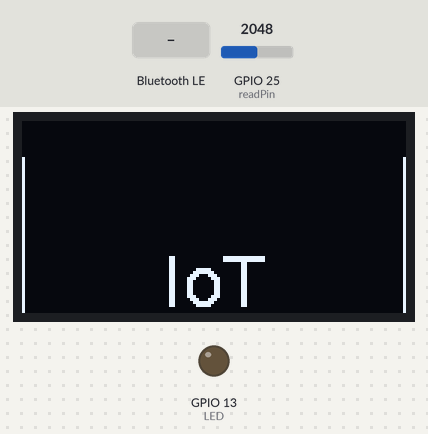
Bench run of a sketch on a simulated ESP32. Parts: 128×64 one-colour display, output pins drawn as LEDs (lit = HIGH). The test bench sets the inputs (shaded band); at power-on: GPIO 25 (readPin) = 2048. WiFi joins after 1.5 s; servers stay silent unless stated; nothing arrives over Bluetooth unless stated; a phone connects over Bluetooth LE 3 s after start; what the sketch prints to the serial monitor is not drawn.

Above: at 7.7 s.
At 9.2 s:
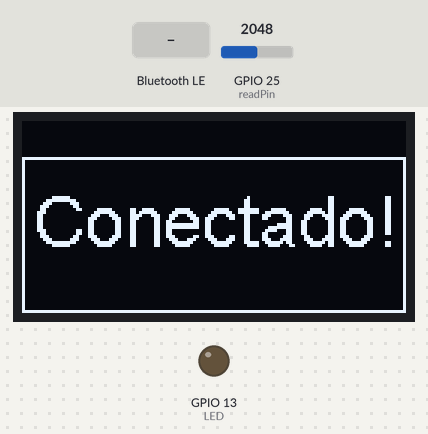
9.3 s: Bluetooth LE write "1" received
At 10.6 s:
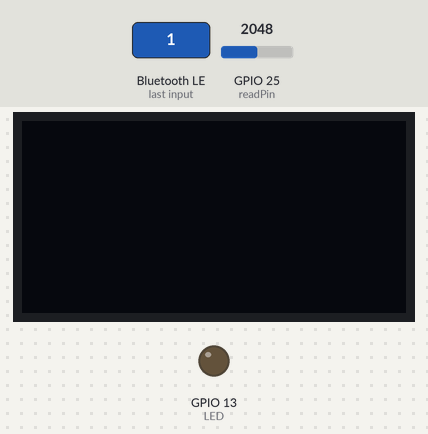
Timing chart, 0 to 12.3 s (numbered marks = the images above; inputs shaded):
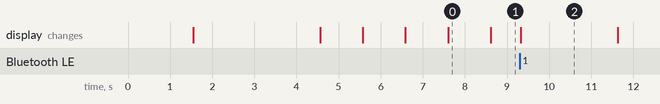

The sketch:

ESP32_BLE_UART_OLED3.ino
```cpp
/*
    Video: https://www.youtube.com/watch?v=oCMOYS71NIU
    Based on Neil Kolban example for IDF: https://github.com/nkolban/esp32-snippets/blob/master/cpp_utils/tests/BLE%20Tests/SampleNotify.cpp
    Ported to Arduino ESP32 by Evandro Copercini

   Create a BLE server that, once we receive a connection, will send periodic notifications.
   The service advertises itself as: 6E400001-B5A3-F393-E0A9-E50E24DCCA9E
   Has a characteristic of: 6E400002-B5A3-F393-E0A9-E50E24DCCA9E - used for receiving data with "WRITE"
   Has a characteristic of: 6E400003-B5A3-F393-E0A9-E50E24DCCA9E - used to send data with  "NOTIFY"

   The design of creating the BLE server is:
   1. Create a BLE Server
   2. Create a BLE Service
   3. Create a BLE Characteristic on the Service
   4. Create a BLE Descriptor on the characteristic
   5. Start the service.
   6. Start advertising.

   In this example rxValue is the data received (only accessible inside that function).
   And txValue is the data to be sent, in this example just a byte incremented every second.
*/
#include <BLEDevice.h>
#include <BLEServer.h>
#include <BLEUtils.h>
#include <BLE2902.h>

#include <WiFi.h>

#include "SSD1306.h"
SSD1306  display(0x3c, 5, 4);

BLECharacteristic *pCharacteristic;
bool deviceConnected = false;
float txValue = 0;
const int readPin = 25; // Use GPIO number. See ESP32 board pinouts
const int LED = 13; // Could be different depending on the dev board. I used the DOIT ESP32 dev board.

const char* ssid = "L&F";
const char* password =  "41992549713";

// See the following for generating UUIDs:
// https://www.uuidgenerator.net/

#define SERVICE_UUID           "6E400001-B5A3-F393-E0A9-E50E24DCCA9E" // UART service UUID
#define CHARACTERISTIC_UUID_RX "6E400002-B5A3-F393-E0A9-E50E24DCCA9E"
#define CHARACTERISTIC_UUID_TX "6E400003-B5A3-F393-E0A9-E50E24DCCA9E"


class MyServerCallbacks: public BLEServerCallbacks {
    void onConnect(BLEServer* pServer) {
      deviceConnected = true;
    };

    void onDisconnect(BLEServer* pServer) {
      deviceConnected = false;
    }
};

class MyCallbacks: public BLECharacteristicCallbacks {
    void onWrite(BLECharacteristic *pCharacteristic) {
      std::string rxValue = pCharacteristic->getValue();
  display.init();
      if (rxValue.length() > 0) {
        Serial.println("*********");
        Serial.print("Received Value: ");

        for (int i = 0; i < rxValue.length(); i++) {
          Serial.print(rxValue[i]);
        }

        Serial.println();
        Serial.println("*********");
      }

      // Do stuff based on the command received from the app
      // For some reason using rxValue.compare("A") == 0 doesn't work. Maybe
      // there are hidden characters I'm not seeing?
      if (rxValue.find("A") != -1) {
        Serial.println("Turning ON!");
        digitalWrite(LED, HIGH);
        display.flipScreenVertically();
  display.drawString(64, 20, "LIGADO");

  display.display();

      }
      else if (rxValue.find("B") != -1) {
        Serial.println("Turning OFF!");
        digitalWrite(LED, LOW);
        display.flipScreenVertically();
  display.drawString(64, 20, "DESLIGADO");

  display.display();
      }
    }
};

void setup() {
  Serial.begin(115200);
  display.init();
  display.flipScreenVertically();
  display.setFont(ArialMT_Plain_24);
  display.setColor(WHITE);
  display.setTextAlignment(TEXT_ALIGN_CENTER);
    display.display();

  WiFi.begin(ssid, password);

  while (WiFi.status() != WL_CONNECTED) {
    delay(500);
    Serial.println("Connecting to WiFi..");
  }
  pinMode(LED, OUTPUT);

  // Create the BLE Device
  BLEDevice::init("ESP32 UART Test"); // Give it a name

  // Create the BLE Server
  BLEServer *pServer = BLEDevice::createServer();
  pServer->setCallbacks(new MyServerCallbacks());

  // Create the BLE Service
  BLEService *pService = pServer->createService(SERVICE_UUID);

  // Create a BLE Characteristic
  pCharacteristic = pService->createCharacteristic(
                      CHARACTERISTIC_UUID_TX,
                      BLECharacteristic::PROPERTY_NOTIFY
                    );

  pCharacteristic->addDescriptor(new BLE2902());

  BLECharacteristic *pCharacteristic = pService->createCharacteristic(
                                         CHARACTERISTIC_UUID_RX,
                                         BLECharacteristic::PROPERTY_WRITE
                                       );

  pCharacteristic->setCallbacks(new MyCallbacks());

  // Start the service
  pService->start();

  // Start advertising
  pServer->getAdvertising()->start();
  Serial.println("Waiting a client connection to notify...");


    display.drawLine(   0, 12, 127, 12); //linha superior
  display.drawLine(   0, 63, 127, 63); //linha inferior


  display.display();
  display.clear();

  delay(3000);
  display.setFont(ArialMT_Plain_24);
  display.drawString(64, 10, "Conectando");
  display.drawLine(   0, 12,   0, 63); //linha lateral esquerda
  display.drawLine( 127, 12, 127, 63); //linha lateral direita

  display.display();
  display.clear();
  delay(1000);

  display.setFont(ArialMT_Plain_24);
  display.drawString(64, 20, "Conectando");
  display.drawLine(   0, 12,   0, 63); //linha lateral esquerda
  display.drawLine( 127, 12, 127, 63); //linha lateral direita

  display.display();
  display.clear();

  delay(1000);
  display.setFont(ArialMT_Plain_24);
  display.drawString(64, 30, "Conectando");
  display.drawLine(   0, 12,   0, 63); //linha lateral esquerda
  display.drawLine( 127, 12, 127, 63); //linha lateral direita


  display.display();
  display.clear();

  delay(1000);
  display.setFont(ArialMT_Plain_24);
  display.drawString(64, 40, "IoT");
  display.drawLine(   0, 12,   0, 63); //linha lateral esquerda
  display.drawLine( 127, 12, 127, 63); //linha lateral direita

  display.display();

  display.clear();

   Serial.println("Connected to the WiFi network");
}


void loop() {
  if (deviceConnected) {
    // Fabricate some arbitrary junk for now...
    txValue = analogRead(readPin) / 3.456; // This could be an actual sensor reading!

    // Let's convert the value to a char array:
    char txString[8]; // make sure this is big enuffz
    dtostrf(txValue, 1, 2, txString); // float_val, min_width, digits_after_decimal, char_buffer

//    pCharacteristic->setValue(&txValue, 1); // To send the integer value
//    pCharacteristic->setValue("Hello!"); // Sending a test message
    pCharacteristic->setValue(txString);

    pCharacteristic->notify(); // Send the value to the app!
    Serial.print("*** Sent Value: ");
    Serial.print(txString);
    Serial.println(" ***");

      display.setFont(ArialMT_Plain_24);
  display.drawString(64, 20, "Conectado!");
  display.drawLine(   0, 12,   0, 63); //linha lateral esquerda
  display.drawLine( 127, 12, 127, 63); //linha lateral direita
  display.drawLine(   0, 12, 127, 12); //linha superior
  display.drawLine(   0, 63, 127, 63); //linha inferior
  delay(1000);

  display.display();
  display.clear();
  display.setFont(ArialMT_Plain_24);
  display.drawString(64, 10, "Pressione");
  delay(1000);
  display.setFont(ArialMT_Plain_24);
  display.drawString(64, 30, "botão");
  delay(1000);


  }
  delay(1000);
    display.display();
  display.clear();
}
```

Measured:
- after the input at 9.3 s, the display: changes at once (image 2)
- what the display in image 0 shows lasts 1.0 s, from 7.6 s to 8.6 s
- what the display in image 2 shows lasts 2.3 s, from 9.3 s to 11.6 s
